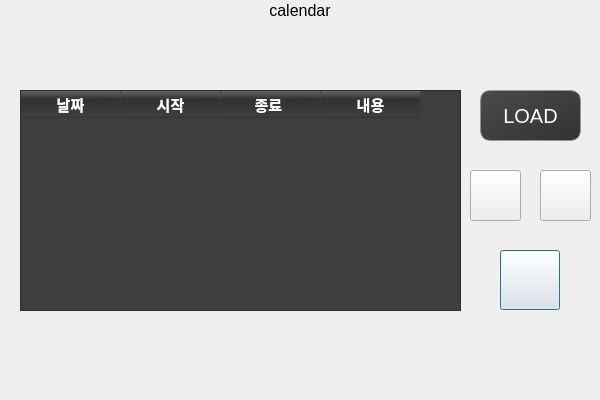
<?xml version="1.0" encoding="UTF-8"?>
<ui version="4.0">
 <class>Dialog_emailList</class>
 <widget class="QDialog" name="Dialog_emailList">
  <property name="geometry">
   <rect>
    <x>0</x>
    <y>0</y>
    <width>600</width>
    <height>400</height>
   </rect>
  </property>
  <property name="windowTitle">
   <string>Dialog</string>
  </property>
  <widget class="QPushButton" name="btn_back">
   <property name="geometry">
    <rect>
     <x>500</x>
     <y>250</y>
     <width>60</width>
     <height>60</height>
    </rect>
   </property>
   <property name="text">
    <string/>
   </property>
  </widget>
  <widget class="QPushButton" name="btn_prev_page">
   <property name="geometry">
    <rect>
     <x>470</x>
     <y>170</y>
     <width>51</width>
     <height>51</height>
    </rect>
   </property>
   <property name="text">
    <string/>
   </property>
  </widget>
  <widget class="QPushButton" name="btn_next_page">
   <property name="geometry">
    <rect>
     <x>540</x>
     <y>170</y>
     <width>51</width>
     <height>51</height>
    </rect>
   </property>
   <property name="text">
    <string/>
   </property>
  </widget>
  <widget class="QTableWidget" name="tableWidget">
   <property name="geometry">
    <rect>
     <x>20</x>
     <y>90</y>
     <width>441</width>
     <height>221</height>
    </rect>
   </property>
   <property name="styleSheet">
    <string notr="true">QTableWidget{
color:white;
font:bold;
background-color:#3e3e3e;
}
QTableWidget QHeaderView { background-color: #00000000;
color: white;}
QTableWidget QHeaderView::section { background-color:qlineargradient(spread:reflect, x1:1, y1:0, x2:0.995, y2:1, stop:0 rgba(100,100, 100, 255), stop:0.305419 rgba(50, 50, 50, 255), stop:0.935961 rgba(10, 11, 18, 0), stop:1 rgba(50, 50, 50, 255)); border-radius:2px;}
QTableWidget QHeaderView::section:checked { background-color: #FFC000; color: #000000;}
QHeaderView::section:horizontal { border-right: 1px solid #00000000; }
QHeaderView::section:vertical { border-bottom: 1px solid #AAAAAA; }</string>
   </property>
   <property name="rowCount">
    <number>0</number>
   </property>
   <property name="columnCount">
    <number>4</number>
   </property>
   <column>
    <property name="text">
     <string>날짜</string>
    </property>
    <property name="font">
     <font>
      <pointsize>11</pointsize>
      <weight>75</weight>
      <bold>true</bold>
     </font>
    </property>
   </column>
   <column>
    <property name="text">
     <string>시작</string>
    </property>
    <property name="font">
     <font>
      <pointsize>11</pointsize>
      <weight>75</weight>
      <bold>true</bold>
     </font>
    </property>
   </column>
   <column>
    <property name="text">
     <string>종료 </string>
    </property>
    <property name="font">
     <font>
      <pointsize>11</pointsize>
      <weight>75</weight>
      <bold>true</bold>
     </font>
    </property>
   </column>
   <column>
    <property name="text">
     <string>내용</string>
    </property>
    <property name="font">
     <font>
      <pointsize>11</pointsize>
      <weight>75</weight>
      <bold>true</bold>
     </font>
    </property>
   </column>
  </widget>
  <widget class="QLabel" name="label_bar">
   <property name="geometry">
    <rect>
     <x>0</x>
     <y>0</y>
     <width>600</width>
     <height>21</height>
    </rect>
   </property>
   <property name="font">
    <font>
     <family>Arial</family>
     <pointsize>12</pointsize>
     <weight>50</weight>
     <bold>false</bold>
    </font>
   </property>
   <property name="text">
    <string>calendar</string>
   </property>
   <property name="textFormat">
    <enum>Qt::PlainText</enum>
   </property>
   <property name="alignment">
    <set>Qt::AlignCenter</set>
   </property>
  </widget>
  <widget class="QPushButton" name="btn_load_schedule">
   <property name="geometry">
    <rect>
     <x>480</x>
     <y>90</y>
     <width>101</width>
     <height>51</height>
    </rect>
   </property>
   <property name="font">
    <font>
     <family>Arial</family>
     <pointsize>15</pointsize>
     <weight>50</weight>
     <bold>false</bold>
    </font>
   </property>
   <property name="styleSheet">
    <string notr="true">QPushButton{	

	color: white;
	background-color: qlineargradient(spread:pad, x1:0, y1:0, x2:1, y2:1, stop:0 rgba(75,75, 75, 255), stop:1 rgba(50, 50, 50, 255));
	border-radius: 10px;
	border:1px solid rgb(150,150,150);

}</string>
   </property>
   <property name="text">
    <string>LOAD</string>
   </property>
  </widget>
 </widget>
 <resources/>
 <connections/>
</ui>
